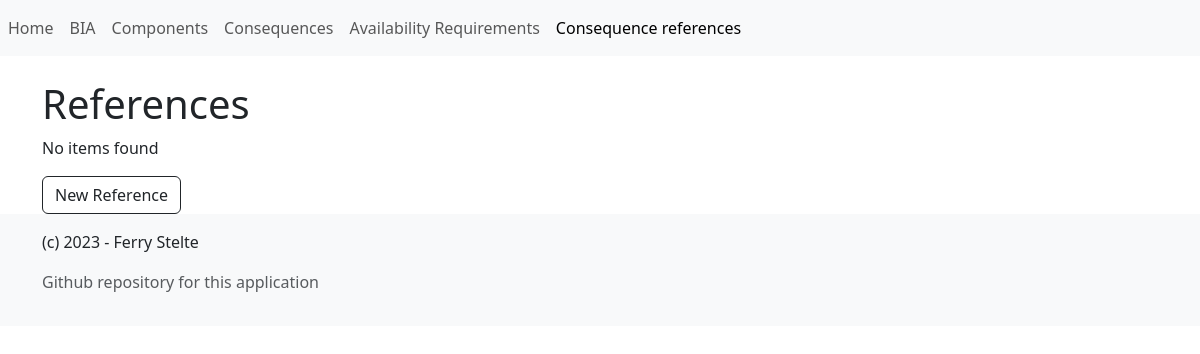
The app's page /manage-data/reference/list, older data.
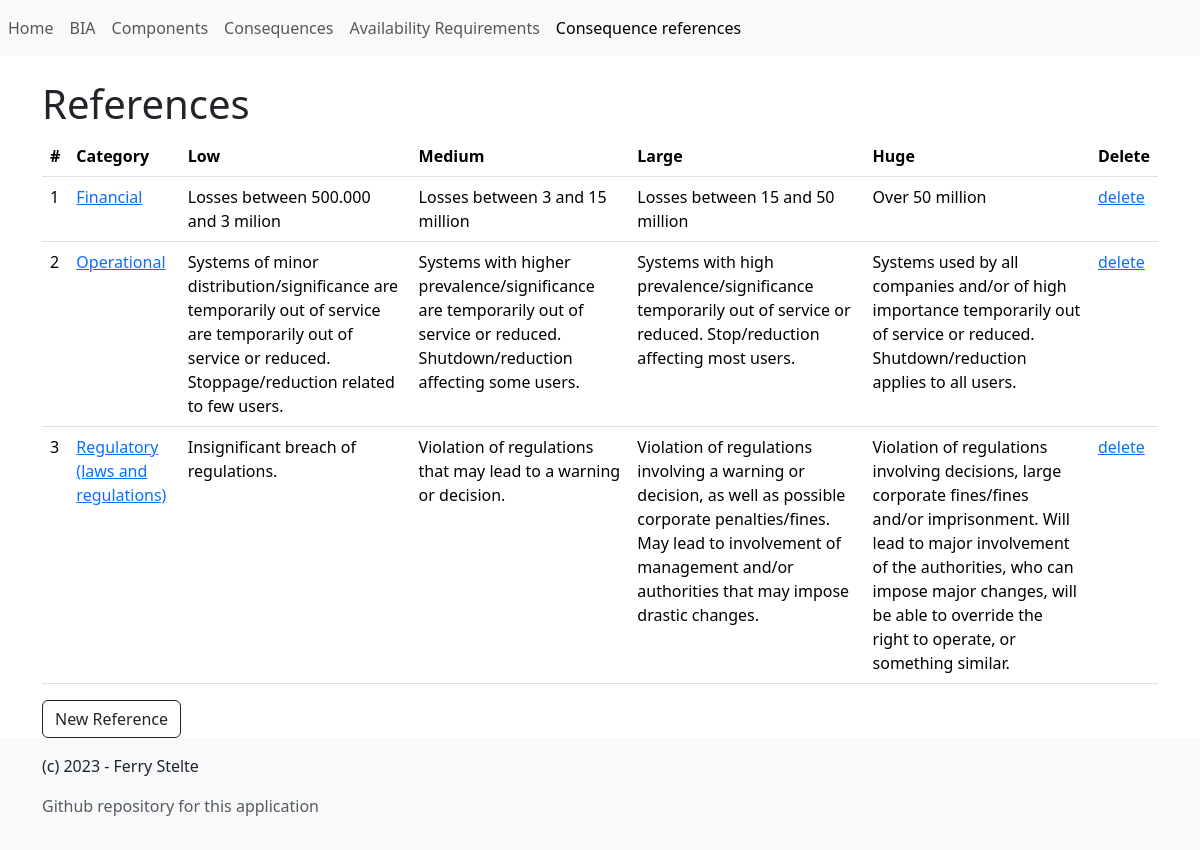
The same page, newer data.
### app/model.py (models this page shows)
class References(Base):
    __tablename__ = 'references'
    id = Column(Integer, primary_key=True)
    consequence_category = Column(String)
    consequence_small = Column(String)
    consequence_medium = Column(String)
    consequence_large = Column(String)
    consequence_huge = Column(String)

### app/blueprints/manage_data/views.py (the view)
@manage_data_blueprint.route('/reference/list', methods=['GET', 'POST'])
def reference_list():
    references = app_db.session.query(References).order_by(References.id).all()
    thead_th_items = [
        {
            'col_title': '#',
        },
        {
            'col_title': 'Category',
        },
        {
            'col_title': 'Low'
        },
        {
            'col_title': 'Medium'
        },
        {
            'col_title': 'Large'
        },
        {
            'col_title': 'Huge'
        },
        {
            'col_title': 'Delete'
        }
    ]
    tbody_tr_items = []
    for reference in references:
        tbody_tr_items.append([
            {
                'col_value': reference.id,
            },
            {
                'col_value': reference.consequence_category,
                'url': url_for('manage_data.reference_edit', reference_id=reference.id),
            },
            {
                'col_value': reference.consequence_small
            },
            {
                'col_value': reference.consequence_medium
            },
            {
                'col_value': reference.consequence_large
            },
            {
                'col_value': reference.consequence_huge
            },
            {
                'col_value': 'delete',
                'url': url_for('manage_data.reference_delete', reference_id=reference.id),
            }
            ])
    return render_template(
        'items_list.html',
        title='References',
        thead_th_items=thead_th_items,
        tbody_tr_items=tbody_tr_items,
        item_new_url=url_for('manage_data.reference_new'),
        item_new_text='New Reference',
    )

### app/factory.py (called while the page is built)
def create_app():
    app = Flask(__name__)
    app.config.from_object('config.ConfigDevelopment')
    app.logger = app_logging.init_app(app)
    app_db.init_app(app)
    app.logger.debug('test debug message')
    Bootstrap5(app)
    csrf = CSRFProtect()
    csrf.init_app(app)
    from .blueprints.manage_data.views import manage_data_blueprint
    app.register_blueprint(manage_data_blueprint, url_prefix='/manage-data')
    @app.teardown_appcontext
    def teardown_db(response_or_exception):
        if hasattr(app_db, 'session'):
            app_db.session.remove()
    @app.route('/')
    def index():
        return render_template(
            'home.html',
            welcome_message='Hello world',
        )
    return app

### app/templates/items_list.html
{% extends "base.html" %}
{% block content %}
	<h1>
		{{ title }}
	</h1>
	{% if tbody_tr_items %}
	<table class="table">
		<thead>
		<tr>
			{% for thead_th_item in thead_th_items %}
			<th scope="col">
				{{ thead_th_item.col_title }}
			</th>
			{% endfor %}
		</tr>
		</thead>
		<tbody>
			{% for tbody_tr_item in tbody_tr_items %}
			<tr>
				{% for tbody_td_item in tbody_tr_item %}
				<td>
					{% if tbody_td_item.url %}
						<a href="{{ tbody_td_item.url }}">
							{{ tbody_td_item.col_value }}
						</a>
					{% else %}
						{% if tbody_td_item.col_value %}
							{{ tbody_td_item.col_value }}
						{% else %}
							-
						{% endif %}
					{% endif %}
				</td>
				{% endfor %}
			</tr>
			{% endfor %}
		</tbody>
	</table>
	{% else %}
		<p>
		No items found
		</p>
	{% endif %}
	<a class="btn btn-outline-dark" href="{{ item_new_url }}" role="button">
		{{ item_new_text }}
	</a>
{% endblock %}

### app/templates/base.html (shortened to what this page needs)
{% from 'bootstrap/nav.html' import render_nav_item %}
{% from 'bootstrap/utils.html' import render_messages %}
<!DOCTYPE html>
<html lang="en">
<head>
    {{ bootstrap.load_css() }}
</head>
<body>
    <nav class="navbar navbar-expand-lg navbar-light bg-light mb-4">
        <div class="collapse navbar-collapse" id="navbarSupportedContent">
            <ul class="navbar-nav mr-auto">
                {{ render_nav_item('index', 'Home', use_li=True) }}
                {{ render_nav_item('manage_data.bia_list', 'BIA', use_li=True) }}
                {{ render_nav_item('manage_data.component_list', 'Components', use_li=True) }}
                {{ render_nav_item('manage_data.consequence_list', 'Consequences', use_li=True) }}
                {{ render_nav_item('manage_data.availability_list', 'Availability Requirements', use_li=True) }}
                {{ render_nav_item('manage_data.reference_list', 'Consequence references', use_li=True) }}
            </ul>
        </div>
    </nav>
    <main class="container">
        {% block content %}{% endblock %}
    </main>
    <footer class="footer mt-auto py-3 bg-light">
		{% include "incl_footer.html" %}
	</footer>
</body>
</html>

### app/templates/incl_footer.html
<div class="container">
    <p class="text-center mb-0">
        <p>(c) 2023 - Ferry Stelte</p>
        <a href="https://github.com/fstelte/Business-Impact-Assessment" target ="_blank" class="text-decoration-none">
            <span class="text-muted">Github repository for this application</span>
        </a>
    </p>
</div>

Row changes from the older to the newer data that the page shows:
added References: col_value "Financial", col_value "Losses between 500.000 and 3 milion", col_value "Losses between 3 and 15 million", col_value "Losses between 15 and 50 million", col_value "Over 50 million"
added References: col_value "Operational", col_value "Systems of minor distribution/significance are temporarily out of service are temporarily out of service or reduced. Stoppage/reduction related to few users.", col_value "Systems with higher prevalence/significance are temporarily out of service or reduced. Shutdown/reduction affecting some users.", col_value "Systems with high prevalence/significance temporarily out of service or reduced. Stop/reduction affecting most users.", col_value "Systems used by all companies and/or of high importance temporarily out of service or reduced. Shutdown/reduction applies to all users."
added References: col_value "Regulatory (laws and regulations)", col_value "Insignificant breach of regulations.", col_value "Violation of regulations that may lead to a warning or decision.", col_value "Violation of regulations involving a warning or decision, as well as possible corporate penalties/fines. May lead to involvement of management and/or authorities that may impose drastic changes.", col_value "Violation of regulations involving decisions, large corporate fines/fines and/or imprisonment. Will lead to major involvement of the authorities, who can impose major changes, will be able to override the right to operate, or something similar."
Text that changed along with them:
new list line: "Category"
new list line: "Low"
new list line: "Medium"
new list line: "Large"
new list line: "Huge"
new list line: "Delete"
new list line: "1 delete"
new list line: "2 delete"
new list line: "3 delete"
text no longer shown: "No items found"
